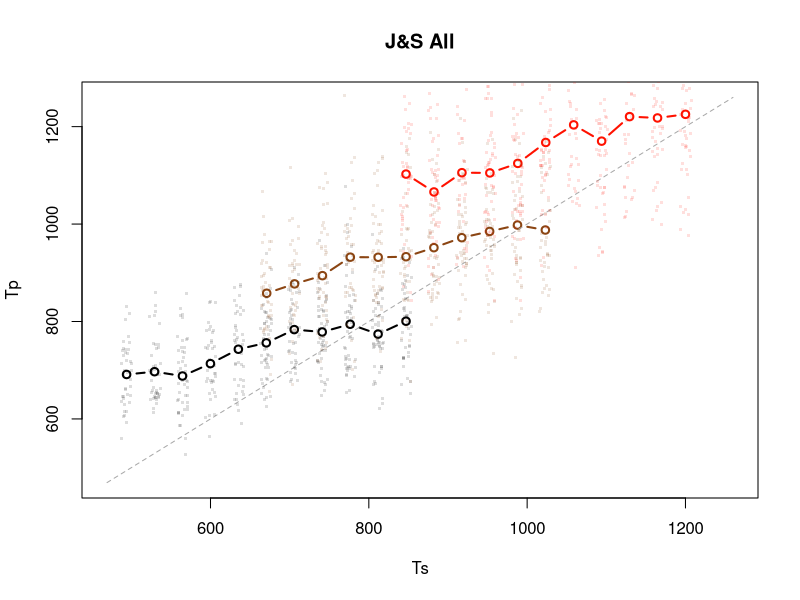

Write the R code that produced this figure.
#       __  ___                              
#      /  |/  /___ _______________           
#     / /|_/ / __ `/ ___/ ___/ __ \          
#    / /  / / /_/ / /  / /__/ /_/ /          
#   /_/  /_/\__,_/_/   \___/\____/           
#  _       ___      __  __    ___          
#  | |     / (_)____/ /_/ /_  / (_)___      
#  | | /| / / / ___/ __/ __ \/ / / __ \     
#  | |/ |/ / / /  / /_/ / / / / / / / /     
#  |__/|__/_/_/   \__/_/ /_/_/_/_/ /_/-------------------------------------------------------------------------

#S2876507

# Running instructions: Press Ctrl+A, then Ctrl+Enter. "plyr" package must be installed.
# If you zoom in on the graph, drag the window a bit to the right, until the plots are roughly of quadratic shape (nicer that way).

library("plyr")

# exp_dict according to Taatgen, van Rijn and Anderson (2004)
exp_dict <- list(
    tick_increment = 1.1, 
    b = 0.015, 
    tick_base = 11,
    decay = -0.75, #decay parameter, default 0.5
    amount_subjects = 5, # subjects per interval
    amount_trials = 500, # amount of trials per subject and per interval
    subject_data = data.frame(matrix(ncol = 4, nrow = 0)),
    parm_t = 20
)

# act-r noise
noise <- function(number)
{
    random <- runif(1, min = 0.0001, max = 0.9999)
    number * log( (1 - random ) / random)
}

# function which converts time in ms to an internal representation in pulses
msecs_to_pulses <- function(msecs)
{
    pulse_counter = 0 # number of accumulated pulses
    time_counter <- 0 # passed time
    pulse <- exp_dict$tick_base # length of the initial pulse
    
    while (time_counter < msecs) 
    {
        pulse <- exp_dict$tick_increment * pulse + noise(exp_dict$b * exp_dict$tick_increment * pulse) # generate next pulse
        pulse_counter <- pulse_counter + 1
        time_counter <- time_counter + pulse
    }
    
    pulse_counter
}


# function which produces time in ms based on an internal representation in pulses
pulse_to_msces <- function(pulses_input)
{

    time_counter <- 0 # passed time
    pulse_counter <- 0 # number of pulses
    pulse <- exp_dict$tick_base # length of the initial pulse
    
    while (pulse_counter < pulses_input)
    {
        pulse <- exp_dict$tick_increment * pulse + noise(exp_dict$b * exp_dict$tick_increment * pulse) # generate next pulse
        pulse_counter <- pulse_counter + 1
        time_counter <- time_counter + pulse
    }
    
    time_counter
}



experiment_setup <- function(current_subject) #I want setup the experiment parameters for each subject, once
{
    real_time <- 0 #this is the subjects objective time in ms. this will stay with the subject for the duration of the experiment
    DecMem <- matrix(NA, 35, 900)
    #simuli for the trials get determined:
    short_condition_values <- seq(494, 847, length=11) #values of the short interval get determined
    short_condition_sample <- sample(short_condition_values, exp_dict$amount_trials, replace = TRUE)
    medium_condition_values <- seq(671, 1023, length=11) #values of the short interval get determined
    medium_condition_sample <- sample(medium_condition_values, exp_dict$amount_trials, replace = TRUE)
    long_condition_values <- seq(847, 1200, length=11) #values of the short interval get determined
    long_condition_sample <- sample(long_condition_values, exp_dict$amount_trials, replace = TRUE)
    
    condition_order <- sample(c(1, 2, 3)) #randomization of experimental condition order (1=short, 2=medium, 3=long)
    
    list(real_time = real_time, subject_nr = current_subject,
        DecMem = DecMem,
        short_condition_sample = short_condition_sample,
        medium_condition_sample = medium_condition_sample,
        long_condition_sample = long_condition_sample,
        condition_order = condition_order
    )
}

encounter_add <- function(subject_setup, sample_int_pulse)
{
    tmp <- sum(!is.na(subject_setup$DecMem[sample_int_pulse, ])) + 1
    subject_setup$DecMem[sample_int_pulse, tmp] <- subject_setup$real_time
    subject_setup$real_time <- subject_setup$real_time + 50
    subject_setup
}

encounters_get <- function(subject_setup, current_row) 
{
    tmp <- subject_setup$DecMem[current_row,]
    
    if (length(tmp[!is.na(tmp)]) == 0){
        return(NA)
    }else{
        return(tmp[!is.na(tmp)])
    }
    
}

chunk_activation <- function(encounters, curtime) 
{
    if (curtime < min(encounters)) {
        return(NA)
    } else {
        sum((curtime - encounters[encounters<curtime])^exp_dict$decay)
    }
}

prob_calc <- function(current_activation, total_activation)
{
    dividend = sum(current_activation) / exp_dict$parm_t 
    divisor = total_activation / exp_dict$parm_t
    
    retrieval_prob = dividend / divisor
}

blending <- function(subject_setup)
{
    total_activation <- 0
    blended_response <- 0
    
    for (current_row in seq(1, nrow(subject_setup$DecMem))) 
    {
        amount_presentations <- sum(!is.na(subject_setup$DecMem[current_row, ]))
        
        if (amount_presentations > 0)
        {
            encounters <- encounters_get(subject_setup, current_row)
            
            current_activation <- chunk_activation(encounters, subject_setup$real_time)
            
            total_activation <- total_activation + current_activation # ACTIVATION OF THE DECLARATIVE MEMORY 
        }
    }

    for (current_row in seq(1, nrow(subject_setup$DecMem))) 
    {
        amount_presentations <- sum(!is.na(subject_setup$DecMem[current_row, ]))
        
        if (amount_presentations > 0)
        {
        
        encounters <- encounters_get(subject_setup, current_row)
        
        current_activation <- chunk_activation(encounters, subject_setup$real_time)
        
        retrieval_prob <- prob_calc(current_activation, total_activation)
        blended_response <- blended_response + (retrieval_prob * current_row)
        
        }
    }
    
    blended_response
}

trial <- function(current_condition, subject_setup)
{
    if(current_condition == 1){
        current_condition_sample <- subject_setup$short_condition_sample} else if(current_condition == 2){
            current_condition_sample <- subject_setup$medium_condition_sample} else if(current_condition == 3){
                current_condition_sample <- subject_setup$long_condition_sample}
    
    for (.. in seq(1, length(current_condition_sample))) #length = amount_trials (default: 500)
    {
        ts <- current_condition_sample[..] # sample interval (ts) for the current trial
        subject_setup$real_time <- subject_setup$real_time + 1.000 + sample(seq(0.250, 0.850), 1) + 0.100 + ts + 0.50
        
        # presentation of central fixation point (+1000), + variable delay ranging from 0.25–0.85s
        # + "READY?" flash for 100 ms + actual time of the sample interval 
        # + "SET!" flash (lasted 100ms, but tp was recorded alrady after 50ms)
        
        sample_int_pulse <- msecs_to_pulses(ts) # the sample interval gets converted into pulses
        
        subject_setup <- encounter_add(subject_setup, sample_int_pulse)
        
        blended_response <- blending(subject_setup)
        tp <- pulse_to_msces(blended_response)

        subject_setup$subject_data <- rbind(subject_setup$subject_data, c(subject_setup$subject_nr, current_condition, ts, tp))
    }
    
    subject_setup
}

train <- function(current_condition, subject_setup)
{
    train_amount <- 250
    if(current_condition == 1){
        current_condition_sample <- subject_setup$short_condition_sample} else if(current_condition == 2){
            current_condition_sample <- subject_setup$medium_condition_sample} else if(current_condition == 3){
                current_condition_sample <- subject_setup$long_condition_sample}
    
    for (.. in seq(1, train_amount)) 
    {
        ts <- current_condition_sample[..] # sample interval (ts) for the current trial
        subject_setup$real_time <- subject_setup$real_time + 1 + sample(seq(0.250, 0.850), 1) + 0.100 + ts + 0.50
        sample_int_pulse <- msecs_to_pulses(ts) # the sample interval gets converted into pulses
        subject_setup <- encounter_add(subject_setup, sample_int_pulse)
    }
    subject_setup
}



main <- function()
{
    simulated_data <- data.frame(matrix(ncol = 4, nrow = 0))
        
    for (.. in seq(1, exp_dict$amount_subjects)) #loop for subjects
    {
        current_subject <- ..
        subject_setup <- experiment_setup(current_subject)
        
        for (.. in subject_setup$condition_order) # loop containing all conditions
        {
            current_condition <- ..
            subject_setup$DecMem <- matrix(NA, 35, 900) #new DM each day(condition)
            subject_setup <- train(current_condition, subject_setup)
            subject_setup$real_time <- subject_setup$real_time + 1
            subject_setup <- trial(current_condition, subject_setup) #here the trials happen (another loop inside)

        }
        
        simulated_data <- rbind(simulated_data, subject_setup$subject_data)
    }
    
    colnames(subject_setup$subject_data) <- c("Subject_Nr ", "Cond", "Ts", "Tp")
    subject_data <- data.frame(subject_setup$subject_data)
    subject_data$Response[is.nan(subject_data$Response)] <- subject_data$Prior[is.nan(subject_data$Response)]
    subject_data
}



plotting <- function(dataframe)
{

    brown <- "#8b4513";
    red <- "#ff1100";
    black <- "#000000";
    brownT <- "#8b451322";
    redT <- "#ff110022";
    blackT <- "#00000022";
    
    ## ---
    datJS <- dataframe
    par(mfrow=c(1,1))
    
    plotDatJS <- with(datJS,aggregate(list(Tp=Tp),list(Ts=Ts,Cond=Cond),mean))
    agregJS <- ddply(datJS, c("Cond", "Ts"), summarise, Ts_mean = mean(Ts), Tp_mean = mean(Tp))
    yrange <- range(plotDatJS$Ts)*c(.95,1.05)
    
    with(plotDatJS[plotDatJS$Cond==3,],plot(Ts,Tp,type="b",col=red,lwd=2,ylim=yrange,xlim=yrange,main="J&S All"))
    with(plotDatJS[plotDatJS$Cond==2,],lines(Ts,Tp,type="b",col=brown,lwd=2,ylim=yrange,xlim=yrange))
    with(plotDatJS[plotDatJS$Cond==1,],lines(Ts,Tp,type="b",col=black,lwd=2,ylim=yrange,xlim=yrange))
    
    lines(c(yrange[1],yrange[2]),c(yrange[1],yrange[2]),col="darkgrey",lty=2)
    
    with(datJS[datJS$Cond==3,],points(jitter(Ts),Tp,col=redT,pch=".",cex=3))
    with(datJS[datJS$Cond==2,],points(jitter(Ts),Tp,col=brownT,pch=".",cex=3))
    with(datJS[datJS$Cond==1,],points(jitter(Ts),Tp,col=blackT,pch=".",cex=3))    
}

plotting(main())
